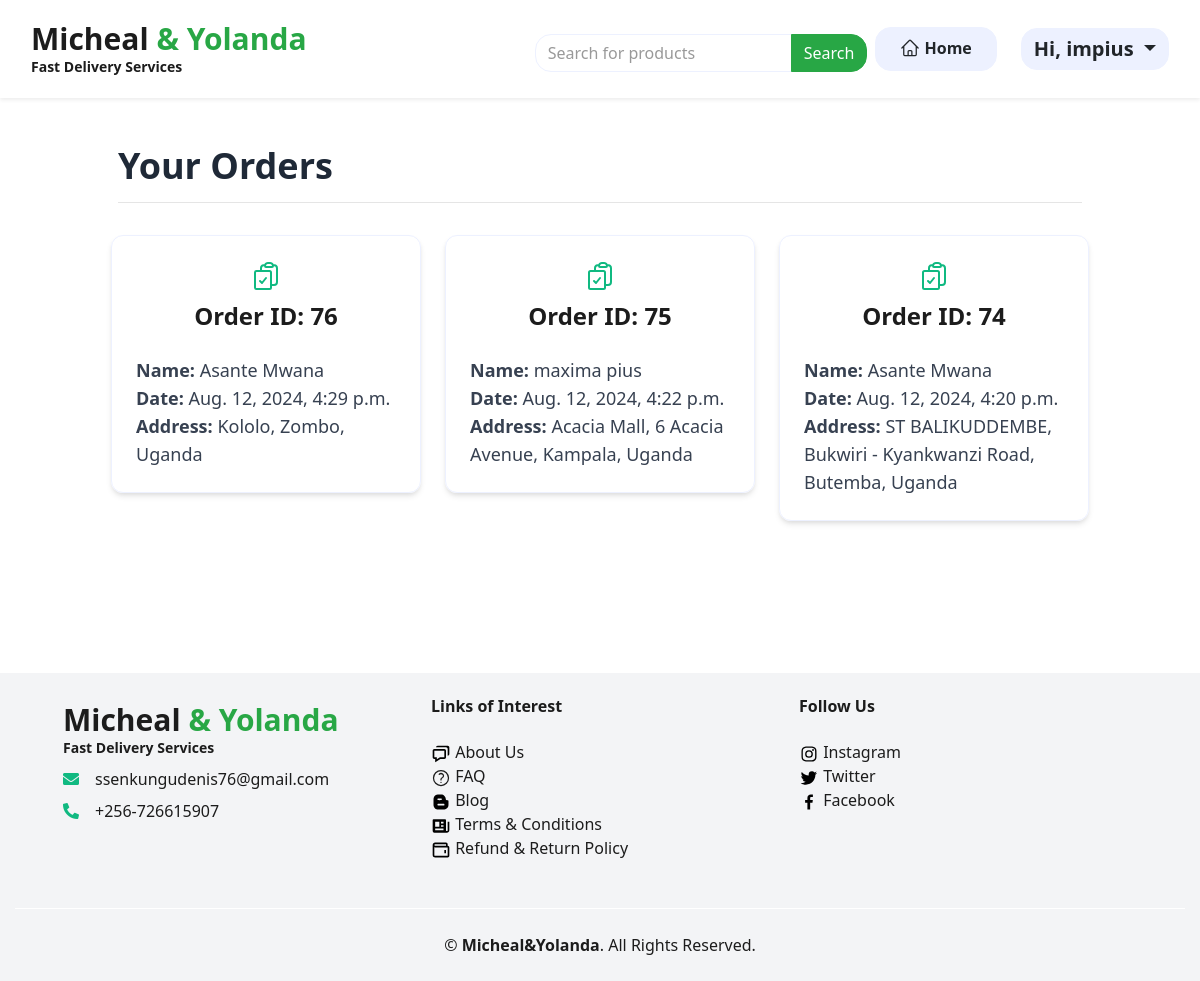
/order/orders/ (signed in), run on an earlier commit of the app's database.
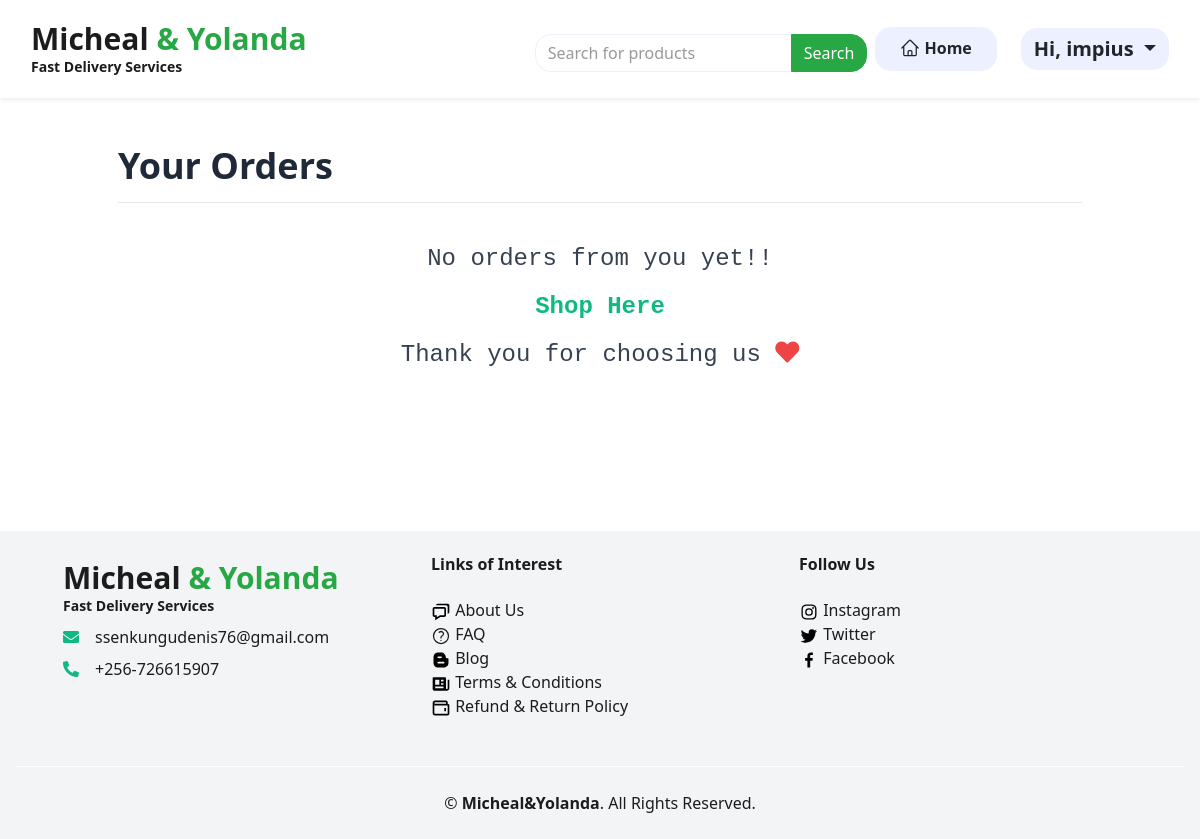
And on a later commit of the database.
### user/models.py (models this page shows)
class User(AbstractUser):
    email = models.EmailField(unique=True)
    is_customer = models.BooleanField(default=False)
    is_business = models.BooleanField(default=False)

### orders/models.py (models this page shows, shortened)
class Order(models.Model):
    user = models.ForeignKey(User, related_name='orders', on_delete=models.CASCADE, null=True)
    first_name = models.CharField(max_length=50)
    last_name = models.CharField(max_length=50)
    address = models.CharField(max_length=250)
    phone_number = models.CharField(max_length=20)
    created = models.DateTimeField(auto_now_add=True)
    updated = models.DateTimeField(auto_now=True)
    paid = models.BooleanField(default=False)
    class Meta:
        ordering = ['-created']
        indexes = [
             models.Index(fields=['-created']),
             ]

### orders/views.py (the view)
# urls.py: path('order/', include('orders.urls')),
@customer_required
def orders(request):
    orders = Order.objects.filter(user=request.user)
    return render(request, 'order/orders.html', {'orders':orders})

### cart/context_processors.py (called while the page is built)
def cart(request):
    return {'cart': Cart(request)}

### jumia/context_processors.py (called while the page is built)
def categories(request):
    cat = Categories.objects.all()
    return {'cat': cat}

### orders/templates/order/orders.html (shortened to what this page needs)
{% extends 'jumia/base.html' %}
{% block content %}
<div class="container py-5">
    <h1 class="flex text-start text-2xl lg:text-4xl font-bold text-gray-800 mb-3">Your Orders</h1>
    <hr class="mb-8">
    <div class="row px-2">
        {% if orders %}
        <div class="grid grid-cols-1 md:grid-cols-2 lg:grid-cols-3 gap-6">
            {% for order in orders %}
            <a href="{% url 'orders:detail' order.id %}" class="block transition transform hover:scale-105">
                <div class="border border-gray-100 shadow-md rounded-xl p-6 hover:bg-gray-50">
                    <div class="text-center text-green-500 mb-4">
                        <h2 class="text-2xl font-bold">Order ID: {{ order.id }}</h2>
                    </div>
                    <div class="text-lg text-gray-700">
                        <p><strong>Name:</strong> {{ order.first_name }} {{ order.last_name }}</p>
                        <p><strong>Date:</strong> {{ order.created }}</p>
                        <p><strong>Address:</strong> {{ order.address }}</p>
                    </div>
                </div>
            </a>
            {% endfor %}
        </div>
        {% else %}
        <div class="col-12 text-center font-mono">
            <h3 class="py-2 text-lg lg:text-2xl text-gray-700">No orders from you yet!!</h3>
            <h3 class="py-2 text-xl lg:text-2xl text-gray-700">
                <strong><a href="{% url 'jumia:items' %}" class="text-green-500 hover:text-green-700">Shop Here</a></strong>
            </h3>
            <h3 class="py-2 text-xl lg:text-2xl text-gray-700">Thank you for choosing us <i class="fas fa-heart text-red-500"></i></h3>
        </div>
        {% endif %}
    </div>
</div>
{% endblock %}

### jumia/templates/jumia/base.html (shortened to what this page needs)
<!DOCTYPE html>
<html lang="en">
<head>
    {% load static %}
    {% load humanize %}
    <link href="https://cdnjs.cloudflare.com/ajax/libs/font-awesome/5.10.0/css/all.min.css" rel="stylesheet">
    <link rel="stylesheet" href="https://cdnjs.cloudflare.com/ajax/libs/OwlCarousel2/2.3.4/assets/owl.carousel.min.css">
    <link rel="stylesheet" href="https://cdnjs.cloudflare.com/ajax/libs/OwlCarousel2/2.3.4/assets/owl.theme.default.min.css">
    <link href="lib/owlcarousel/assets/owl.carousel.min.css" rel="stylesheet">
    <link href="{% static 'css/style.css' %}" rel="stylesheet">
    <link href="https://unpkg.com/tailwindcss@^2/dist/tailwind.min.css" rel="stylesheet">
    <link rel="stylesheet" href="https://unpkg.com/leaflet-search/dist/leaflet-search.min.css" />
</head>
<body>
    <nav class="navbar navbar-expand-lg sticky-top py-3 bg-light shadow-sm">
        <div class="container-fluid">
            <a href="{% url 'jumia:items' %}" class="navbar-brand text-decoration-none">
                <h1 class="text-2xl lg:text-3xl font-bold">Micheal <span class="text-success">& Yolanda</span></h1>
                <h5 class="font-semibold text-sm">Fast Delivery Services</h5>
            </a>
            <div class="collapse navbar-collapse" id="navbarContent">
                <div class="navbar-nav ml-auto">
                    <form method="get" action="{% url 'jumia:search' %}" class="form-inline mt-2">
                        <div class="input-group">
                            <input type="text" class="form-control rounded-2xl rounded-r-none" placeholder="Search for products" name="query">
                            <div class="input-group-append">
                                <button type="submit" class="btn btn-success rounded-2xl rounded-l-none">Search</button>
                            </div>
                        </div>
                    </form>
                    {% if request.user.is_authenticated %}
                    <div class="flex justify-center items-center gap-4">
                        <a href="{% url 'jumia:items' %}" class="btn btn-secondary hover:bg-green-600 hover:text-white rounded-2xl px-4 py-2 m-2 text-md font-semibold">
                             Home
                        </a>
                        <div class="btn-group">
                            <a class="btn btn-secondary rounded-2xl dropdown-toggle text-xl font-semibold" data-toggle="dropdown" aria-haspopup="true" aria-expanded="false">
                                Hi, {{user.username}}
                            </a>
                        </div>
                    </div>
                    {% endif %}
                </div>
            </div>
        </div>
    </nav>
    <div class="container">
        {% block content %}
        {% endblock %}
    </div>
     <br>
     <br>
     <br>
    <div class="container-fluid bg-gray-100 text-dark pt-2 mt-8">
        <div class="row px-xl-5 pt-3">
            <div class="col-lg-4 col-md-12 mb-5 pr-3">
                <a href="{% url 'jumia:items' %}" class="navbar-brand text-decoration-none">
                    <h1 class="text-2xl lg:text-3xl font-bold">Micheal <span class="text-success">& Yolanda</span></h1>
                    <h5 class="font-semibold text-sm">Fast Delivery Services</h5>
                </a>
                <p class="mb-2"><i class="fa fa-envelope text-green-500 mr-3 mt-2"></i>ssenkungudenis76@gmail.com</p>
                <p class="mb-0"><i class="fa fa-phone-alt text-green-500 mr-3"></i>+256-726615907</p>
            </div>
            <div class="col-lg-4 col-md-12 mb-5">
                <h5 class="font-weight-bold text-dark mb-4">Links of Interest</h5>
                <ul class="list-unstyled">
                    <li><a href="" class="text-dark" target="_blank"> About Us</a></li>
                    <li><a href="" class="text-dark" target="_blank"> FAQ</a></li>
                    <li><a href="" class="text-dark" target="_blank"> Blog</a></li>
                    <li><a href="" class="text-dark" target="_blank"> Terms & Conditions</a></li>
                    <li><a href="" class="text-dark" target="_blank"> Refund & Return Policy</a></li>
                </ul>
            </div>
            <div class="col-lg-4 col-md-12 mb-5">
                <h5 class="font-weight-bold text-dark mb-4">Follow Us</h5>
                <ul class="list-unstyled">
                    <li><a href="" class="text-dark" target="_blank"> Instagram</a></li>
                    <li><a href="" class="text-dark" target="_blank"> Twitter</a></li>
                    <li><a href="" class="text-dark" target="_blank"> Facebook</a></li>
                </ul>
            </div>
        </div>
        <div class="flex justify-center border-top border-light py-4">
            <div class="">
                <p class="">
                    &copy; <a class="text-dark font-weight-semi-bold" href="#">Micheal&Yolanda</a>. All Rights Reserved.
                </p>
            </div>
        </div>
    </div>
</body>
</html>

What changed in the data, as far as the page shows it:
removed Order: id "76", first_name "Asante", last_name "Mwana", created "Aug. 12, 2024, 4:29 p.m.", address "Kololo, Zombo, Uganda"
removed Order: id "75", first_name "maxima", last_name "pius", created "Aug. 12, 2024, 4:22 p.m.", address "Acacia Mall, 6 Acacia Avenue, Kampala, Uganda"
removed Order: id "74", first_name "Asante", last_name "Mwana", created "Aug. 12, 2024, 4:20 p.m.", address "ST BALIKUDDEMBE, Bukwiri - Kyankwanzi Road, Butemba, Uganda"
Also different on the page:
text now shown: "No orders from you yet!! Shop Here Thank you for choosing us"
